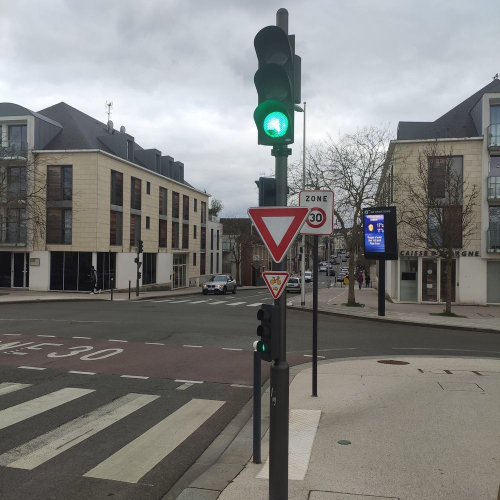
#> input picture train/images2/0008.jpg, 1000 x 1000 px, found by its file name (shown at 1/2 size); its folder holds 7 pictures in this run; the run also reads 1 picture not shown here
$ jupyter execute --allow-errors 'Classifieur Propre.ipynb'
#> lines starting #> are read from the running program, lines starting #| are printed output that depends on the picture; after the words box and inside, x2 and y2 are one past the last pixel; in counts of white or black regions, pixels touching at a corner belong together
# Entrainement du modèle

[cell 1]
import pandas as pd
from skimage import io, color
from skimage.feature import hog
from sklearn import svm
from sklearn.preprocessing import LabelEncoder
import numpy as np
from PIL import Image
import os
import joblib

def load_images_and_labels(image_dir, label_dir):
    data = []
    labels = []
    columns = ['x1', 'y1', 'x2', 'y2', 'label']

    for filename in os.listdir(image_dir):
        if filename.endswith(".jpg"):
            image_path = os.path.join(image_dir, filename)
            csv_path = os.path.join(label_dir, filename[:-4] + ".csv")

            if not os.path.exists(csv_path):
                continue

            image = io.imread(image_path)
            if len(image.shape) > 2:
                image = color.rgb2gray(image)  # Convertir en niveaux de gris pour HOG

            df = pd.read_csv(csv_path, header=None, names=columns)
            for _, row in df.iterrows():
                label = row['label'].strip()
                if label == 'ff':
                    continue  # Ignorer les labels 'ff'

                if label == 'empty':
                    # Diviser l'image en 9 sous-images et utiliser chaque sous-image pour les cas 'empty'
                    height, width = image.shape
                    sub_images = [
                        image[:height//3, :width//3],
                        image[:height//3, width//3:2*width//3],
                        image[:height//3, 2*width//3:],
                        image[height//3:2*height//3, :width//3],
                        image[height//3:2*height//3, 2*width//3:],
                        image[2*height//3:, :width//3],
                    ]
                    for sub_image in sub_images:
                        sub_image_resized = Image.fromarray(sub_image).resize((100, 100))
                        hog_features = hog(np.array(sub_image_resized),orientations=16, pixels_per_cell=(8, 8),
                                           cells_per_block=(2, 2), visualize=False, feature_vector=True)
                        data.append(hog_features)
                        labels.append(label)  # Utiliser le label 'empty' pour chaque sous-image
                else:
                    x1, y1, x2, y2 = int(row['x1']), int(row['y1']), int(row['x2']), int(row['y2'])
                    if x1 >= x2 or y1 >= y2 or x1 < 0 or y1 < 0 or x2 > image.shape[1] or y2 > image.shape[0]:
                        continue
                    roi = image[y1:y2, x1:x2]
                    if roi.size == 0:
                        continue
                    roi_resized = Image.fromarray(roi).resize((100, 100))  # S'assurer que le redimensionnement est correct
                    roi_array = np.array(roi_resized)
                    hog_features = hog(roi_array,orientations=16, pixels_per_cell=(8, 8),
                                           cells_per_block=(2, 2), visualize=False, feature_vector=True)
                    data.append(hog_features)
                    labels.append(label)  # Utiliser le label spécifique du panneau

    return np.array(data, dtype='float64'), np.array(labels)  # Les labels seront convertis séparément

# Chemins vers les dossiers d'images et de labels
image_dir = 'train/images2'
label_dir = 'train/labels2'

# Charger les données
features, target = load_images_and_labels(image_dir, label_dir)

# Encoder les labels
label_encoder = LabelEncoder()
target_encoded = label_encoder.fit_transform(target)

# Création et entraînement du SVM avec probability=True
clf = svm.SVC(kernel='linear', probability=True)
#> (the rest of this cell did not finish here and is left out)

## Détection parfois réussite sur les feux, à revoir

[cell 2]
from PIL import Image, ImageDraw
import numpy as np
from skimage.feature import hog
from skimage.transform import pyramid_gaussian

# Fonction pour préparer les données HOG avec les coordonnées
def prepare_data(image, box):
    x1, y1, x2, y2 = box
    patch = image.crop((x1, y1, x2, y2))
    patch_resized = patch.resize((100, 100))  # Redimensionner à la taille d'entrée pour HOG
    patch_array = np.array(patch_resized)
    # Convertir l'image en niveaux de gris si elle est en couleur
    if patch_array.ndim == 3:
        patch_array = np.mean(patch_array, axis=2)
    hog_features = hog(patch_array, orientations=16, pixels_per_cell=(8, 8),
                       cells_per_block=(2, 2), visualize=False, feature_vector=True)
    return hog_features

# Fonction pour faire glisser la fenêtre
def sliding_window(image, step_size, window_size):
    for y in range(0, image.height - window_size[1], step_size):
        for x in range(0, image.width - window_size[0], step_size):
            yield (x, y, x + window_size[0], y + window_size[1])

# Fonction de détection
def detect_with_window(image, win_size, step_size, confidence_threshold, clf, label_encoder, draw):
    detections = []
    for (i, resized) in enumerate(pyramid_gaussian(np.array(image), downscale=1.5)):
        resized_image = Image.fromarray((resized * 255).astype(np.uint8))
        # Si l'image redimensionnée est plus petite que la fenêtre, on arrête
        if resized_image.height < win_size[1] or resized_image.width < win_size[0]:
            break

        # Parcourir l'image avec la fenêtre glissante
        for (x1, y1, x2, y2) in sliding_window(resized_image, step_size, win_size):
            if x2 > resized_image.width or y2 > resized_image.height:
                continue

            # Préparer les données HOG pour la fenêtre courante
            hog_features = prepare_data(resized_image, (x1, y1, x2, y2))
            probabilities = clf.predict_proba([hog_features])[0]
            max_proba = np.max(probabilities)

            if max_proba >= confidence_threshold:
                prediction = np.argmax(probabilities)
                predicted_label = label_encoder.inverse_transform([prediction])[0]

                # Ignorer les prédictions avec le label 'empty'
                if predicted_label == 'empty':
                    continue

                # Stocker la prédiction et sa probabilité
                detections.append((max_proba, predicted_label, i, x1, y1, x2, y2))

                # Dessiner un rectangle autour de la détection
                draw.rectangle([(x1, y1), (x2, y2)], outline="red", width=2)

    return detections

# Fonction principale pour détecter les panneaux dans une image
def detect_signs_in_image(image_path, clf, label_encoder, confidence_threshold=0.4):
    # Charger l'image
#> called with image_path = 'train/images/0008.jpg', confidence_threshold = 0.4
    image = Image.open(image_path).convert('RGB')
#> image is the input picture: PIL image 1000x1000 RGB; mean R, G, B 125.9, 126, 123.8
    draw = ImageDraw.Draw(image)

    # Paramètres HOG utilisés lors de l'entraînement
    pixels_per_cell = (8, 8)
    cells_per_block = (2, 2)

    # Détection avec des rectangles 100x200
    detections_100x200 = detect_with_window(image, (100, 200), 32, confidence_threshold, clf, label_encoder, draw)
#> the loop in detect_with_window, `for (i, resized) in enumerate(pyramid_gaussian(np.array(image), downsc..` made 1 pass
#> pass 1, in prepare_data, `patch = image.crop((x1, y1, x2, y2))`:
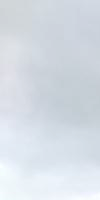
#> patch: PIL image 100x200 RGB; mean R, G, B 213.8, 220.7, 228.7
#> pass 1, in prepare_data, `patch_resized = patch.resize((100, 100))  # Redimensionner à la taille..`:
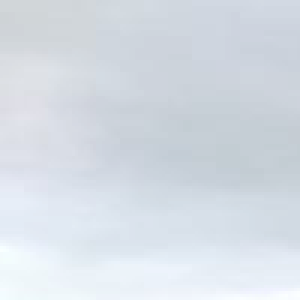
#> patch_resized: PIL image 100x100 RGB (shown 3 times larger); mean R, G, B 213.8, 220.8, 228.7
#> after the loop in detect_with_window, `for (i, resized) in enumerate(pyramid_gaussian(np.array(image), downsc..`: detections = []

    # Détection avec des carrés 200x200
    detections_200x200 = detect_with_window(image, (200, 200), 32, confidence_threshold, clf, label_encoder, draw)

    # Combiner toutes les détections
    all_detections = detections_100x200 + detections_200x200

    # Trier les détections par probabilité décroissante
    all_detections = sorted(all_detections, key=lambda x: x[0], reverse=True)

    # Afficher les 5 meilleures prédictions pour chaque taille de fenêtre
    print("Les 5 meilleures prédictions avec des rectangles 100x200 :")
    for detection in detections_100x200[:5]:
        print(f"Panneau détecté: {detection[1]}, Confiance: {detection[0]:.2f}, Échelle: {detection[2]}, Position: ({detection[3]}, {detection[4]})")

    print("\nLes 5 meilleures prédictions avec des carrés 200x200 :")
    for detection in detections_200x200[:5]:
        print(f"Panneau détecté: {detection[1]}, Confiance: {detection[0]:.2f}, Échelle: {detection[2]}, Position: ({detection[3]}, {detection[4]})")

    # Afficher l'image avec les rectangles
    image.show()

    # Obtenir la détection avec la meilleure précision
    if all_detections:
        best_detection = all_detections[0]
        best_label = best_detection[1]
        result_phrase = f"L'image contient à priori le panneau {best_label}"
        #print(result_phrase)
    else:
        result_phrase = "Aucun panneau détecté avec une confiance suffisante."
        #print(result_phrase)

    print("Détection terminée")
    return result_phrase, all_detections

# Exemple d'utilisation
# Assurez-vous que `clf` et `label_encoder` sont déjà entraînés et disponibles
# clf = <votre modèle entraîné>
# label_encoder = <votre label encoder>

image_path = 'train/images/0008.jpg'
#> (the rest of this cell did not finish here and is left out)

[cell 3]
from PIL import Image, ImageDraw
import numpy as np
from skimage.feature import hog
from skimage.transform import pyramid_gaussian
from collections import Counter
from joblib import Parallel, delayed

# Fonction pour préparer les données HOG avec les coordonnées
# [59 lines left out: functions prepare_data, sliding_window, detect_single_window, detect_with_window, not called in this run]

# Fonction principale pour détecter les panneaux dans une image
def detect_signs_in_image(image_path, clf, label_encoder, confidence_threshold=0.4):
    # Charger l'image
    image = Image.open(image_path).convert('RGB')
    draw = ImageDraw.Draw(image)

    # Détection avec des rectangles 100x200
    detections_100x200 = detect_with_window(image, (100, 200), 32, confidence_threshold, clf, label_encoder, draw)

    # Détection avec des carrés 200x200
    detections_200x200 = detect_with_window(image, (200, 200), 32, confidence_threshold, clf, label_encoder, draw)

    # Détection avec des rectangles 50x100
    detections_50x100 = detect_with_window(image, (50, 100), 32, confidence_threshold, clf, label_encoder, draw)

    # Combiner toutes les détections
    all_detections = detections_100x200 + detections_200x200 + detections_50x100

    # Trier les détections par probabilité décroissante
    all_detections = sorted(all_detections, key=lambda x: x[0], reverse=True)

    # Afficher les 5 meilleures prédictions pour chaque taille de fenêtre
    print("Les 5 meilleures prédictions avec des rectangles 100x200 :")
    for detection in detections_100x200[:5]:
        print(f"Panneau détecté: {detection[1]}, Confiance: {detection[0]:.2f}, Échelle: {detection[2]}, Position: ({detection[3]}, {detection[4]})")

    print("\nLes 5 meilleures prédictions avec des carrés 200x200 :")
    for detection in detections_200x200[:5]:
        print(f"Panneau détecté: {detection[1]}, Confiance: {detection[0]:.2f}, Échelle: {detection[2]}, Position: ({detection[3]}, {detection[4]})")

    print("\nLes 5 meilleures prédictions avec des rectangles 50x100 :")
    for detection in detections_50x100[:5]:
        print(f"Panneau détecté: {detection[1]}, Confiance: {detection[0]:.2f}, Échelle: {detection[2]}, Position: ({detection[3]}, {detection[4]})")

    # Afficher l'image avec les rectangles
    image.show()

    # Obtenir la détection avec la meilleure précision
    if all_detections:
        best_detection = all_detections[0]
        best_label = best_detection[1]

        # Obtenir la détection qui apparait le plus de fois
        labels = [detection[1] for detection in all_detections]
        most_common_label, most_common_count = Counter(labels).most_common(1)[0]

        result_phrase = (f"L'image contient à priori le panneau {best_label} "
                         f"avec la plus grande confiance ({best_detection[0]:.2f}). "
                         f"Le panneau le plus fréquemment détecté est {most_common_label} "
                         f"apparu {most_common_count} fois.")
        print(result_phrase)
    else:
        result_phrase = "Aucun panneau détecté avec une confiance suffisante."
        print(result_phrase)

    print("Détection terminée")
    return result_phrase, all_detections

# Exemple d'utilisation
# Assurez-vous que `clf` et `label_encoder` sont déjà entraînés et disponibles
# clf = <votre modèle entraîné>
# label_encoder = <votre label encoder>

image_path = 'train/images/0312.jpg'
#> image_path = 'train/images/0312.jpg'
#> (the rest of this cell did not finish here and is left out)

#> `image_path = 'train/images/0005.jpg'`: image_path = 'train/images/0005.jpg'
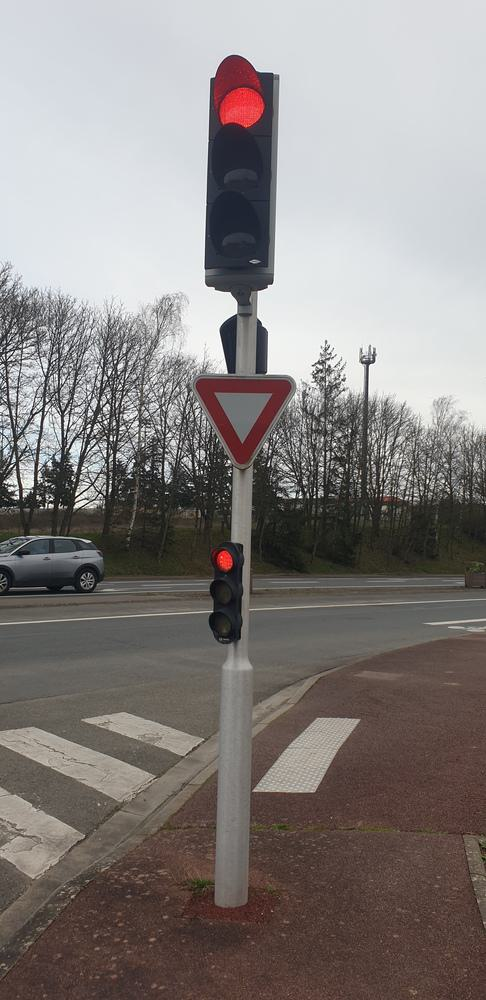
#> input picture train/images2/0005.jpg, 486 x 1000 px, found by its file name
#> in detect_signs_in_image, image is the input picture: PIL image 486x1000 RGB; mean R, G, B 135, 129.7, 127.7

[cell 4]
from PIL import Image, ImageDraw
import numpy as np
from skimage.feature import hog
from skimage.transform import pyramid_gaussian
from skimage.color import rgb2gray
from skimage.filters import gaussian
from skimage import measure
from skimage.draw import polygon_perimeter
from joblib import Parallel, delayed

# Fonction pour préparer les données HOG avec les coordonnées
def prepare_data(image, box):
    x1, y1, x2, y2 = box
    patch = image.crop((x1, y1, x2, y2))
    patch_resized = patch.resize((100, 100))  # Redimensionner à la taille d'entrée pour HOG
    patch_array = np.array(patch_resized)
    # Convertir l'image en niveaux de gris si elle est en couleur
    if patch_array.ndim == 3:
        patch_array = np.mean(patch_array, axis=2)
    hog_features = hog(patch_array, orientations=16, pixels_per_cell=(8, 8),
                       cells_per_block=(2, 2), visualize=False, feature_vector=True)
    return hog_features

# Fonction pour détecter les contours et les formes géométriques
def detect_shapes(image):
    gray = rgb2gray(image)
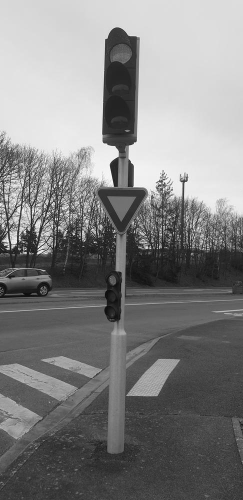
#> gray: shape (1000, 486) float64 (shown at 1/2 size); min 0, max 1, mean 0.512
    blurred = gaussian(gray, sigma=1)
    thresh = blurred > 0.5
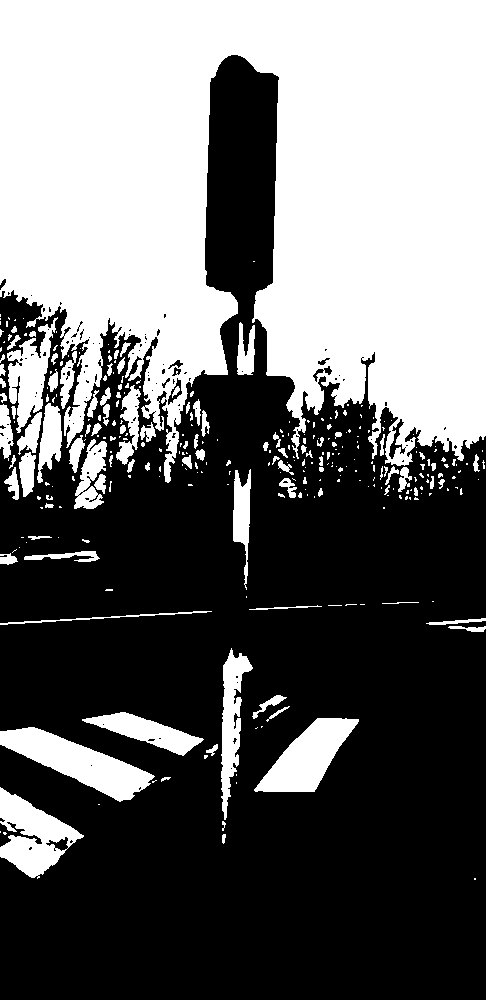
#> thresh: shape (1000, 486) bool; 42.1% white; 308 white regions (209 under 20 px)
    labeled = measure.label(thresh)
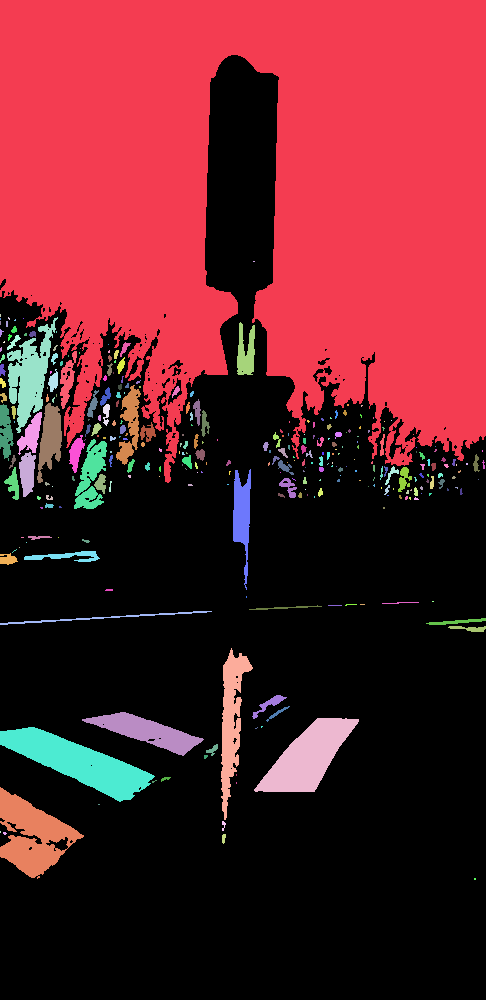
#> labeled: shape (1000, 486) int32; 309 distinct labels, from 0 to 308; one colour per label, 0 black
    regions = measure.regionprops(labeled)
#> regions = 308 regions; largest, box (x1, y1, x2, y2) and area: (0, 0, 486, 483) 170499, (0, 727, 155, 802) 4808, (254, 718, 359, 792) 3932, (0, 787, 84, 879) 3794, (7, 317, 58, 433) 2561

    shapes = []
    for region in regions:
        minr, minc, maxr, maxc = region.bbox
        width = maxc - minc
        height = maxr - minr
        area = region.area
        perimeter = region.perimeter

        if perimeter == 0:
            continue

        # Calculer la circularité pour détecter les cercles
        circularity = 4 * np.pi * (area / (perimeter * perimeter))

        if width > 20 and height > 20:  # Filtrer les petites régions bruitées
            if 0.8 <= circularity <= 1.2:
                shape = "circle"
            elif abs(width - height) < 10:
                shape = "rectangle"  # Approximativement carré
            elif width > 1.2 * height or height > 1.2 * width:
                shape = "rectangle"
            else:
                # Détection de triangle par approximation du polygone
                coords = region.coords
                approx = measure.approximate_polygon(coords, tolerance=2.5)
                if len(approx) == 4:
                    shape = "triangle"
                else:
                    shape = "unidentified"
            shapes.append((shape, (minc, minr, maxc, maxr)))
#> this loop made 308 passes
#> (minr, minc, maxr, maxc, width, height, area, perimeter) on passes 1, 5, 11, 12, 14, 18, 20, 26: (0, 0, 483, 486, 486, 483, 170499, 5785.9), (317, 7, 433, 58, 51, 116, 2561, 595.4), (322, 237, 375, 255, 18, 53, 645, 199.3), (326, 11, 333, 17, 6, 7, 29, 18.49), (331, 29, 337, 36, 7, 6, 33, 20.28), (335, 7, 350, 21, 14, 15, 71, 46.25), (342, 120, 357, 131, 11, 15, 64, 36.56), (350, 114, 359, 119, 5, 9, 32, 21.66)
#> after the loop, shapes = 12 items

    return shapes

# Fonction principale pour détecter les panneaux dans une image
def detect_signs_in_image(image_path, clf, label_encoder, confidence_threshold=0.4):
    # Charger l'image
    image = Image.open(image_path).convert('RGB')
    image_array = np.array(image)
    draw = ImageDraw.Draw(image)

    # Détection des formes géométriques
    shapes = detect_shapes(image_array)
#> shapes = 12 items

    # Liste pour stocker les détections finales
    all_detections = []

    for (shape, bbox) in shapes:
        x1, y1, x2, y2 = bbox
        box = (x1, y1, x2, y2)
        hog_features = prepare_data(image, box)
        probabilities = clf.predict_proba([hog_features])[0]
        max_proba = np.max(probabilities)

        if max_proba >= confidence_threshold:
            prediction = np.argmax(probabilities)
            predicted_label = label_encoder.inverse_transform([prediction])[0]
            all_detections.append((max_proba, predicted_label, x1, y1, x2, y2))
            draw.rectangle([(x1, y1), (x2, y2)], outline="red", width=2)
#> this loop made 1 pass
#> pass 1, in prepare_data, `patch = image.crop((x1, y1, x2, y2))`:
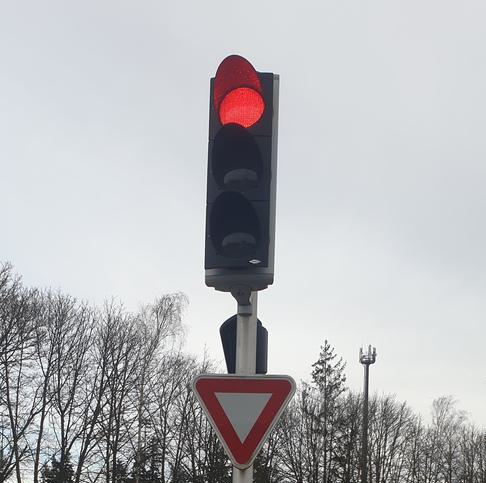
#> patch: PIL image 486x483 RGB; mean R, G, B 183.6, 184, 186.9
#> pass 1, in prepare_data, `patch_resized = patch.resize((100, 100))  # Redimensionner à la taille..`:
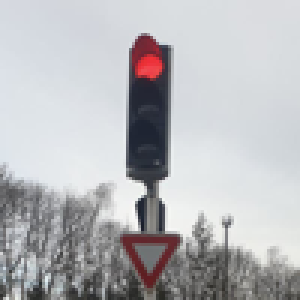
#> patch_resized: PIL image 100x100 RGB (shown 3 times larger); mean R, G, B 183.6, 184, 186.9
#> after the loop, all_detections = []
#> (the rest of the program and of its run is left out)
